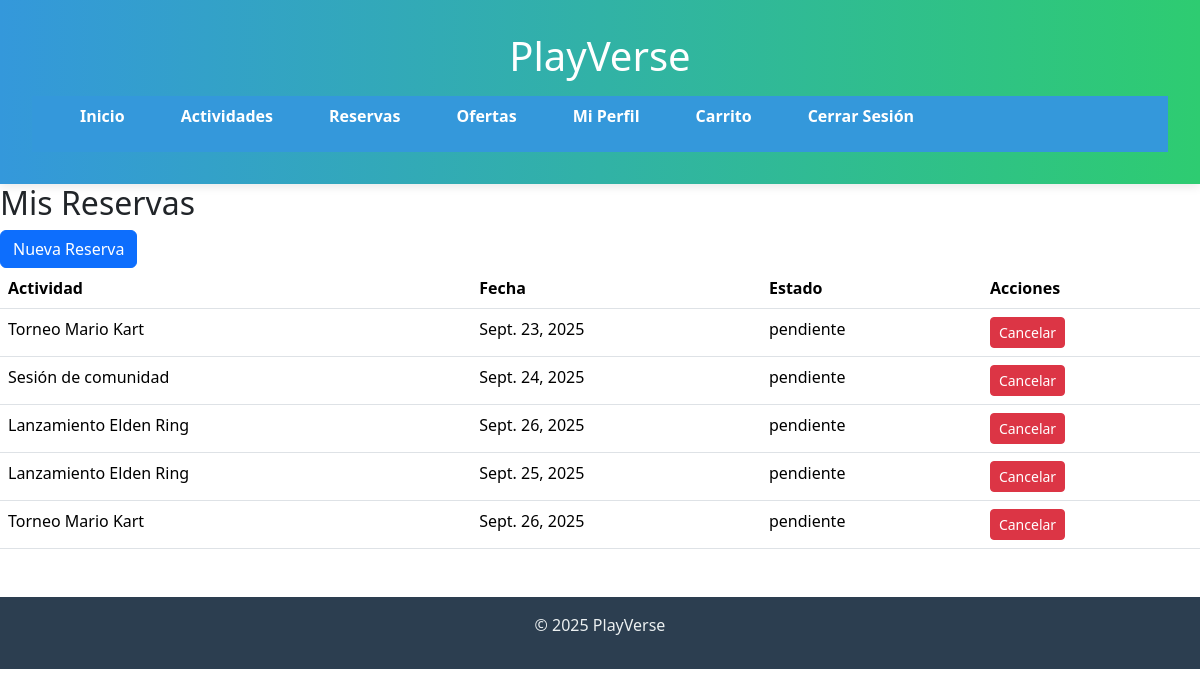
Page /reservas/lista/ (signed in) on the committed database.
### core/models.py (models this page shows)
class Reserva(models.Model):
    usuario = models.ForeignKey(Usuario, on_delete=models.CASCADE)
    actividad = models.CharField(max_length=100)
    fecha = models.DateField()
    creado_en = models.DateTimeField(auto_now_add=True)
    estado = models.CharField(max_length=20, default='pendiente')

### core/views.py (the view)
    def wrapper(request, *args, **kwargs):
        if not request.user.is_authenticated:
            messages.error(request, 'Debes iniciar sesión para acceder a esta página.')
            return redirect('login')
        if not es_cliente(request.user):
            messages.error(request, 'Esta función es solo para clientes.')
            return redirect('inicio')
        return view_func(request, *args, **kwargs)

### core/views.py (called while the page is built)
def es_cliente(user):
    return user.is_authenticated and user.tipo_usuario == 'cliente'

def cliente_required(view_func):
    def wrapper(request, *args, **kwargs):
        if not request.user.is_authenticated:
            messages.error(request, 'Debes iniciar sesión para acceder a esta página.')
            return redirect('login')
        if not es_cliente(request.user):
            messages.error(request, 'Esta función es solo para clientes.')
            return redirect('inicio')
        return view_func(request, *args, **kwargs)
    return wrapper

@cliente_required
def lista_reservas(request):
    reservas = Reserva.objects.filter(usuario=request.user)
    return render(request, 'gestion/lista_reservas.html', {'reservas': reservas})

### core/templates/gestion/lista_reservas.html
{% extends 'base.html' %}
{% block content %}
<h2>Mis Reservas</h2>
<a href="{% url 'crear_reserva' %}" class="btn btn-primary">Nueva Reserva</a>
<table class="table">
    <thead>
        <tr>
            <th>Actividad</th>
            <th>Fecha</th>
            <th>Estado</th>
            <th>Acciones</th>
        </tr>
    </thead>
    <tbody>
        {% for reserva in reservas %}
        <tr>
            <td>{{ reserva.actividad }}</td>
            <td>{{ reserva.fecha }}</td>
            <td>{{ reserva.estado }}</td>
            <td>
                <a href="{% url 'cancelar_reserva' reserva.id %}" class="btn btn-sm btn-danger">Cancelar</a>
            </td>
        </tr>
        {% endfor %}
    </tbody>
</table>
{% endblock %}

### core/static/css/styles.css (style rules this page uses)
:root { --primary: #3498db; --secondary: #2ecc71; --tertiary: #9b59b6; --dark: #2c3e50; --light: #ecf0f1; --danger: #e74c3c; --warning: #f39c12; --white: #ffffff; --gray-light: #f5f7fa; }
* { margin: 0; padding: 0; box-sizing: border-box; }
body { font-family: 'Roboto', sans-serif; background-color: var(--gray-light); color: var(--dark); line-height: 1.6; transition: background-color 0.3s ease; }

### rows in the picture
Reserva: actividad "Torneo Mario Kart", fecha "Sept. 23, 2025", estado "pendiente"
Reserva: actividad "Sesión de comunidad", fecha "Sept. 24, 2025", estado "pendiente"
Reserva: actividad "Lanzamiento Elden Ring", fecha "Sept. 26, 2025", estado "pendiente"
Reserva: actividad "Lanzamiento Elden Ring", fecha "Sept. 25, 2025", estado "pendiente"
Reserva: actividad "Torneo Mario Kart", fecha "Sept. 26, 2025", estado "pendiente"
